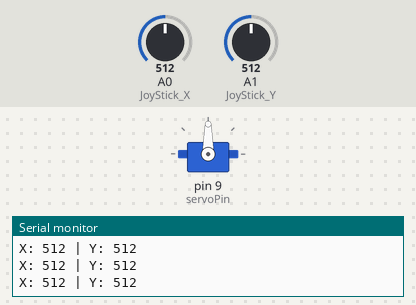
The sketch below on a simulated Arduino Uno, built with avr-gcc and run on an emulated ATmega328P. On the bench: servo, the last lines printed to the serial monitor. The test bench sets the inputs (shaded band); at power-on: A0 (JoyStick_X) = 512, A1 (JoyStick_Y) = 512.

Above: at 1.2 s.
1.3 s: A0 (JoyStick_X) set to 591
2.8 s: A0 (JoyStick_X) set to 608
At 3.06 s:
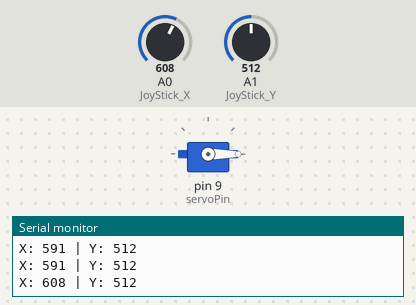
5.8 s: A1 (JoyStick_Y) set to 910
8.8 s: A1 (JoyStick_Y) set to 900
11.8 s: A0 (JoyStick_X) set to 390
14.8 s: A0 (JoyStick_X) set to 409
At 15.9 s:
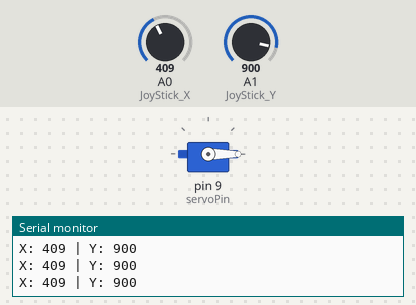
Timing chart, 0 to 17.3 s (numbered marks = the images above; inputs shaded):
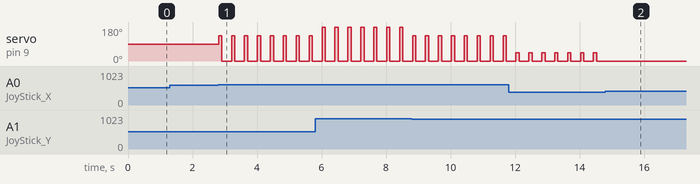

Measured:
- the behaviour switches between 600 and 601 on A0 (JoyStick_X) (found by bisection; images 0 and 1)
- after the input at 2.8 s, servo on pin 9 (servoPin): alternates 135° for 0.10 s and 0° for 0.30 s, starting at once
- after the input at 14.8 s, servo on pin 9 (servoPin): stops changing and stays 0°

The sketch:

servo_js.ino
```cpp
#include <Servo.h>
Servo myServo; // Tạo đối tượng servo

int servoPin = 9; // Chân điều khiển servo

// Định nghĩa chân kết nối
const int JoyStick_X = A0;  // Chân kết nối trục X của joystick
const int JoyStick_Y = A1;  // Chân kết nối trục Y của joystick
const int button = 3;       // Chân nút nhấn (không được sử dụng ở đây)

void setup() {
  pinMode(button, INPUT_PULLUP);  // Thiết lập nút nhấn (nếu cần sử dụng sau này)
  myServo.attach(servoPin);
  Serial.begin(9600);            // Khởi động giao tiếp Serial để debug
}

void loop() {
  int x = analogRead(JoyStick_X);  // Đọc giá trị trục X của joystick
  int y = analogRead(JoyStick_Y);  // Đọc giá trị trục Y của joystick

  // In giá trị joystick để debug
  Serial.print("X: ");
  Serial.print(x);
  Serial.print(" | Y: ");
  Serial.println(y);
  if (y < 200) {  // Gạt joystick lên
    myServo.write(90);
    delay(100);
    myServo.write(0);
    delay(100);
  } else if (y > 900) {  // Gạt joystick xuống
    myServo.write(180);
    delay(100);
    myServo.write(0);
    delay(100);
  }
  // Điều khiển động cơ dựa vào hướng joystick
  else if (y >= 200 && y <= 900 && x < 400) {  // Gạt joystick sang trái
    myServo.write(45);
    delay(100);
    myServo.write(0);
    delay(100);
  } else if (y >= 200 && y <= 900 && x > 600) {  // Gạt joystick sang phải
    myServo.write(135);
    delay(100);
    myServo.write(0);
    delay(100);
  }


  delay(200);  // Thời gian nghỉ để giảm tải xử lý
}
```
